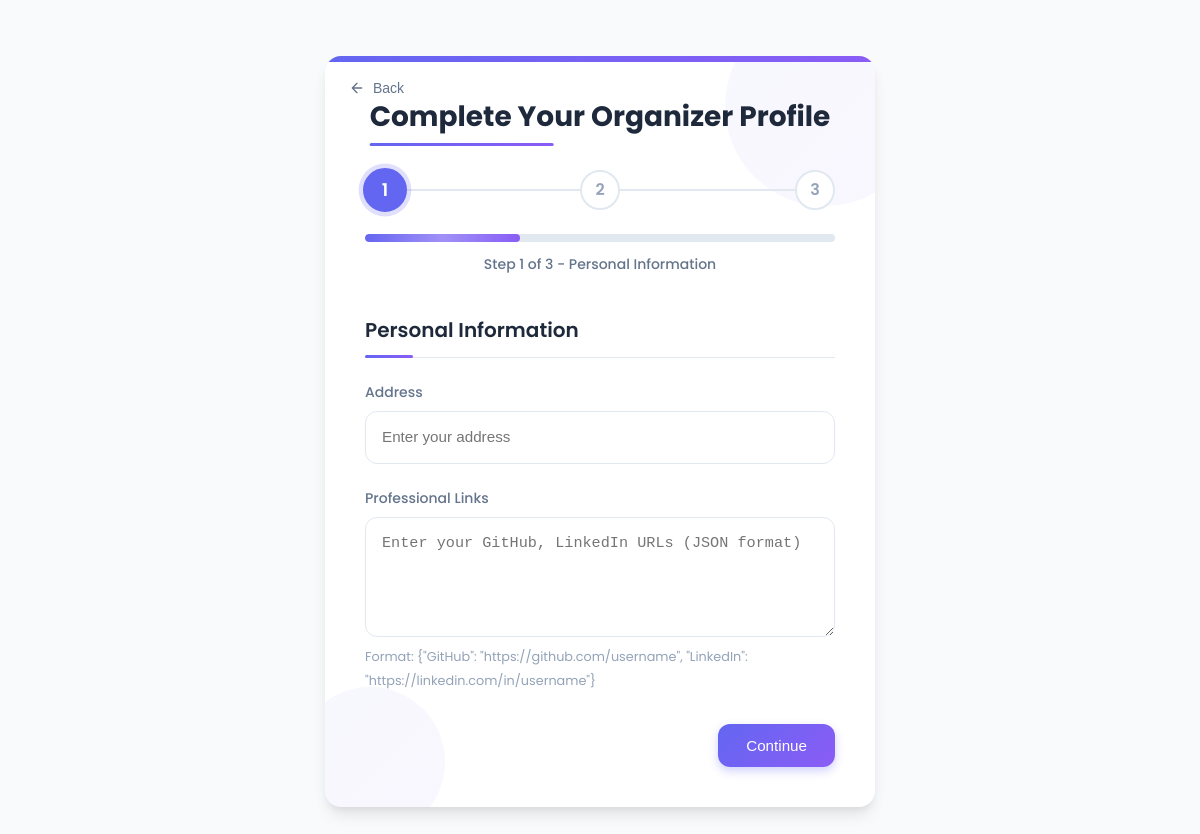
/User/create-org-profile/ (signed in), run on an earlier commit of the app's database.
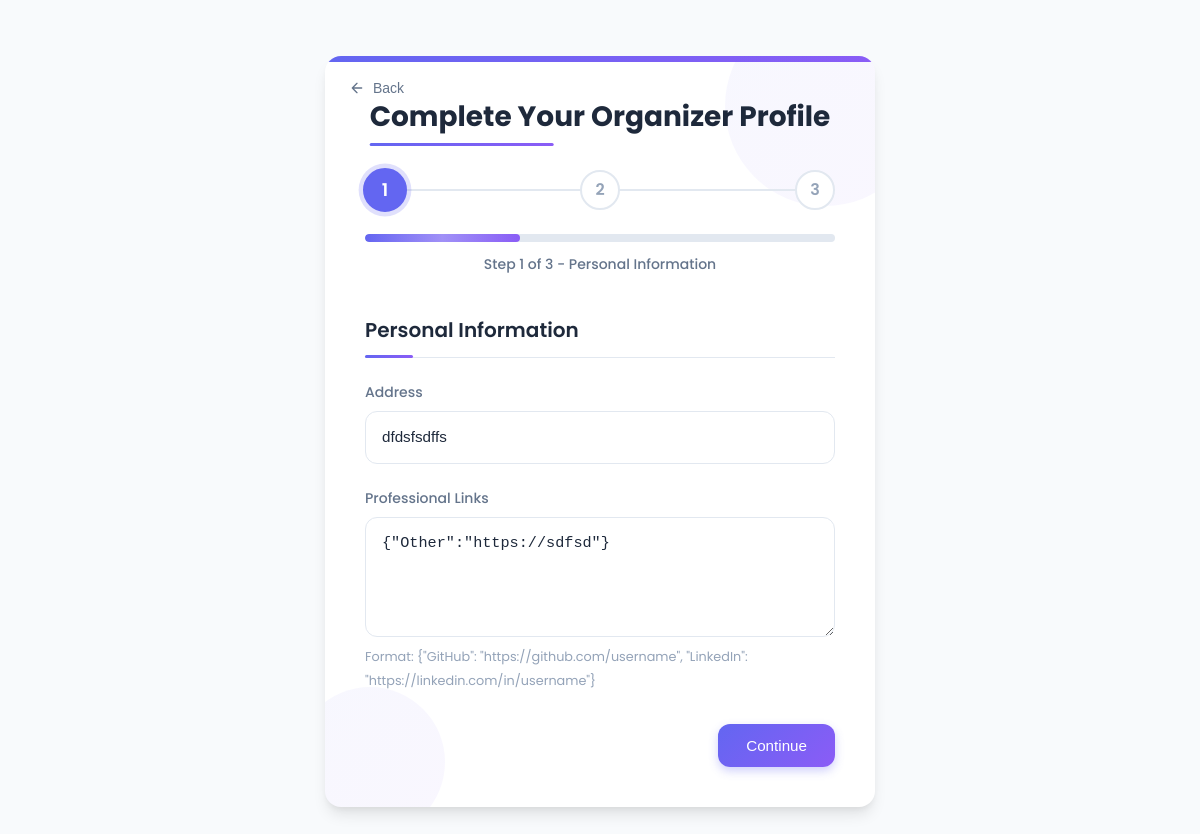
And on a later commit of the database.
### Guest/models.py (models this page shows, shortened)
class tbl_user(models.Model):
    user_email = models.EmailField(max_length=50, unique=True)
    user_name = models.CharField(max_length=50, null=True, blank=True)
    user_username = models.CharField(max_length=50, null=True, blank=True)
    user_contact = models.CharField(max_length=10, null=True, blank=True)
    user_address = models.CharField(max_length=100, null=True, blank=True)
    user_password = models.CharField(max_length=128, null=True, blank=True)  # Store hashed password
    user_city = models.ForeignKey(tbl_city, on_delete=models.CASCADE, null=True)
    user_photo = models.FileField(upload_to="Assets/Files/User", null=True, blank=True)
    user_gender = models.CharField(max_length=100, null=True, blank=True)
    user_bio = models.TextField(null=True, blank=True)
    user_links = models.TextField(null=True, blank=True)  # Store as JSON (GitHub, LinkedIn, etc.)
    user_degree_type = models.CharField(max_length=50, null=True, blank=True)
    user_institution = models.CharField(max_length=100, null=True, blank=True)
    user_field_of_study = models.CharField(max_length=100, null=True, blank=True)
    user_graduation_month = models.IntegerField(null=True, blank=True)  # Store as month number (1-12)
    user_graduation_year = models.IntegerField(null=True, blank=True)  # Store as year (YYYY)
    user_emergency_name = models.CharField(max_length=100, null=True, blank=True)
    user_emergency_phone = models.CharField(max_length=15, null=True, blank=True)
    user_organization_name = models.CharField(max_length=100, null=True, blank=True)
    user_job_title = models.CharField(max_length=100, null=True, blank=True)
    user_industry = models.CharField(max_length=100, null=True, blank=True)
    user_location = models.CharField(max_length=100, null=True, blank=True)
    user_official_address = models.CharField(max_length=200, null=True, blank=True)
    user_official_contact_number = models.CharField(max_length=15, null=True, blank=True)
    is_basic_profile_complete = models.BooleanField(default=False)
    is_volunteer_profile_complete = models.BooleanField(default=False)
    is_organizer_profile_complete = models.BooleanField(default=False)
    user_past_volunteering = models.TextField(null=True, blank=True)
    user_type = models.CharField(max_length=10, choices=USER_TYPES, default='volunteer')
    user_visibility = models.BooleanField(default=False)  # If true, profile is public and visible to anyone

### User/views.py (the view)
# urls.py: path('create-org-profile/', views.create_organizer_profile, name='create_organizer_profile'),
def create_organizer_profile(request):
    thisUser = tbl_user.objects.get(id=request.session['u_id'])
    industries = tbl_industry.objects.all()  # Get all industries
    if request.method == "POST":
        thisUser.user_address = request.POST.get('user_address')
        thisUser.user_degree_type = request.POST.get('user_degree_type')
        thisUser.user_institution = request.POST.get('user_institution')
        thisUser.user_field_of_study = request.POST.get('user_field_of_study')
        thisUser.user_graduation_month = request.POST.get('user_graduation_month')
        thisUser.user_graduation_year = request.POST.get('user_graduation_year')
        thisUser.user_organization_name = request.POST.get('user_organization_name')
        thisUser.user_job_title = request.POST.get('user_job_title')
        thisUser.user_industry = request.POST.get('user_industry')
        thisUser.user_location = request.POST.get('user_location')
        thisUser.user_official_address = request.POST.get('user_official_address')
        thisUser.user_official_contact_number = request.POST.get('user_official_contact_number')
        if (
            thisUser.user_address and
            thisUser.user_degree_type and
            thisUser.user_institution and
            thisUser.user_field_of_study and
            thisUser.user_organization_name and
            thisUser.user_job_title and
            thisUser.user_industry and
            thisUser.user_location and
            thisUser.user_official_contact_number and
            thisUser.user_official_address
        ):
            thisUser.is_organizer_profile_complete = True
        else:
            thisUser.is_organizer_profile_complete = False
        thisUser.save()
        return redirect('User:organizer_dashboard')
    else:
        return render(request, 'User/create_organizer_profile.html', {
            'thisUser': thisUser,
            'industries': industries
        })

### User/templates/User/create_organizer_profile.html (shortened to what this page needs)
<!DOCTYPE html>
<html lang="en">
<head>
</head>
<body>
    <div class="profile-card">
        <div class="decorative-shape shape-1"></div>
        <div class="decorative-shape shape-2"></div>
        <button type="button" class="back-button" onclick="history.back()">
            <svg xmlns="http://www.w3.org/2000/svg" viewBox="0 0 24 24" fill="none" stroke="currentColor" stroke-width="2" stroke-linecap="round" stroke-linejoin="round">
                <path d="M19 12H5M12 19l-7-7 7-7"/>
            </svg>
            Back
        </button>
        <h2 class="profile-title">Complete Your Organizer Profile</h2>
        <div class="progress-container">
            <div class="progress-steps">
                <div class="progress-step active" data-step="1">1</div>
                <div class="progress-step" data-step="2">2</div>
                <div class="progress-step" data-step="3">3</div>
            </div>
            <div class="progress-bar-container">
                <div id="profileFormProgress" class="progress-bar" style="width: 33.33%;"></div>
            </div>
            <div class="progress-text" id="progressText">Step 1 of 3 - Personal Information</div>
        </div>
        <form method="POST" id="organizerProfileForm" action="{% url 'User:create_organizer_profile' %}">
            <div class="form-step" id="step-1">
                <h3 class="section-title">Personal Information</h3>
                <div class="form-group">
                    <label class="form-label" for="user_address">Address</label>
                    <input type="text" id="user_address" name="user_address" class="form-control" placeholder="Enter your address" value="{{ thisUser.user_address|default:'' }}">
                </div>
                <div class="form-group">
                    <label class="form-label" for="user_links">Professional Links</label>
                    <textarea id="user_links" name="user_links" class="form-control" rows="3" placeholder="Enter your GitHub, LinkedIn URLs (JSON format)">{{ thisUser.user_links|default:'' }}</textarea>
                    <small class="text-muted">Format: {"GitHub": "https://github.com/username", "LinkedIn": "https://linkedin.com/in/username"}</small>
                </div>
                <div class="button-group">
                    <button type="button" class="btn btn-primary next-step">Continue</button>
                </div>
            </div>
        </form>
    </div>
</body>
</html>

What changed in the data, as far as the page shows it:
now on this page (row edited): tbl_user: user_address "dfdsfsdffs", user_links "{\"Other\":\"https://sdfsd\"}"
